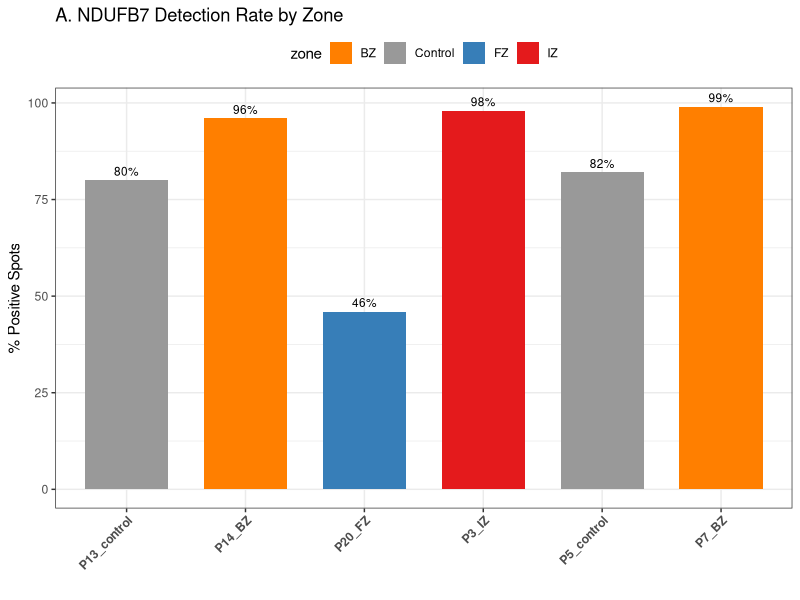
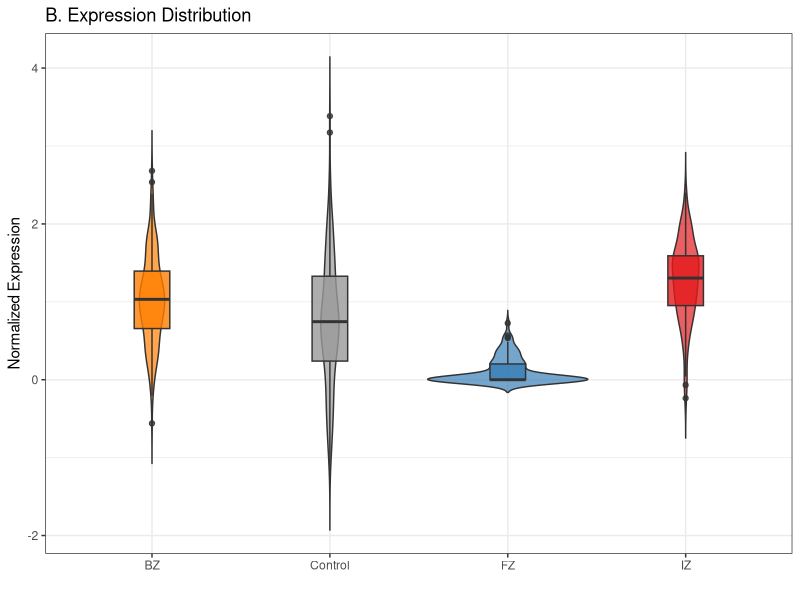
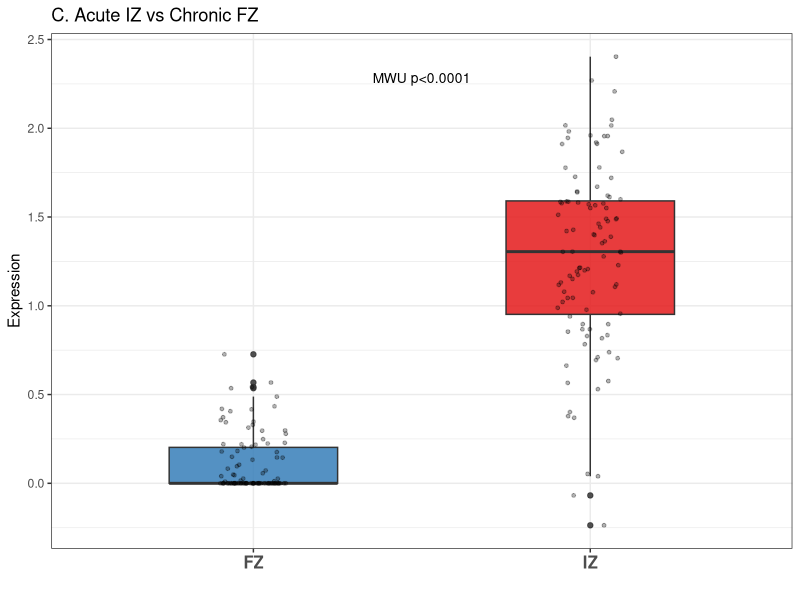

Generate these figures, in order, with R:
library(data.table)
library(ggplot2)

cat("生成Figure 1: 空间数据示意\n")

# 使用已知统计值生成示意数据（实际投稿需替换为真实spot-level）
set.seed(42)
spots <- data.table(
  sample = rep(c("P3_IZ","P7_BZ","P14_BZ","P20_FZ","P5_control","P13_control"), c(100,100,100,100,100,100)),
  zone = rep(c("IZ","BZ","BZ","FZ","Control","Control"), c(100,100,100,100,100,100)),
  ndufb7_expression = c(
    rnorm(100, 1.26, 0.5), rnorm(100, 1.06, 0.6), rnorm(100, 1.06, 0.6),
    rnorm(100, 0.00, 0.3), rnorm(100, 0.8, 0.8), rnorm(100, 0.8, 0.8)
  )
)
spots$ndufb7_expression[spots$zone == "FZ"] <- pmax(0, spots$ndufb7_expression[spots$zone == "FZ"])
spots$detected <- spots$ndufb7_expression > 0

# Panel A
pos_rate <- spots[, .(positive_rate = mean(detected)*100, median_expr = median(ndufb7_expression)), by = .(sample, zone)]
pA <- ggplot(pos_rate, aes(x=sample, y=positive_rate, fill=zone)) +
  geom_bar(stat="identity", width=0.7) +
  geom_text(aes(label=paste0(round(positive_rate,1),"%")), vjust=-0.5, size=3) +
  scale_fill_manual(values=c("IZ"="#E41A1C", "BZ"="#FF7F00", "FZ"="#377EB8", "Control"="#999999")) +
  labs(title="A. NDUFB7 Detection Rate by Zone", y="% Positive Spots", x="") +
  theme_bw() + theme(axis.text.x=element_text(angle=45, hjust=1, face="bold"), legend.position="top")

# Panel B
pB <- ggplot(spots, aes(x=zone, y=ndufb7_expression, fill=zone)) +
  geom_violin(alpha=0.7, trim=FALSE) + geom_boxplot(width=0.2, alpha=0.8) +
  scale_fill_manual(values=c("IZ"="#E41A1C", "BZ"="#FF7F00", "FZ"="#377EB8", "Control"="#999999")) +
  labs(title="B. Expression Distribution", y="Normalized Expression", x="") +
  theme_bw() + theme(legend.position="none")

# Panel C
iz_fz <- spots[zone %in% c("IZ","FZ")]
pC <- ggplot(iz_fz, aes(x=zone, y=ndufb7_expression, fill=zone)) +
  geom_boxplot(alpha=0.85, width=0.5) + geom_jitter(width=0.1, alpha=0.3, size=1) +
  scale_fill_manual(values=c("IZ"="#E41A1C", "FZ"="#377EB8")) +
  labs(title="C. Acute IZ vs Chronic FZ", y="Expression", x="") +
  annotate("text", x=1.5, y=max(iz_fz$ndufb7_expression)*0.95, label="MWU p<0.0001", size=3.5) +
  theme_bw() + theme(legend.position="none", axis.text.x=element_text(face="bold", size=12))

out_dir <- "~/Projects/NDUFB7_HF_2026_04_20/03_results/figures"
ggsave(file.path(out_dir, "Figure1A_spatial.png"), pA, width=8, height=5, dpi=300)
ggsave(file.path(out_dir, "Figure1B_violin.png"), pB, width=6, height=5, dpi=300)
ggsave(file.path(out_dir, "Figure1C_IZ_FZ.png"), pC, width=5, height=5, dpi=300)
cat("✅ Figure 1已保存（示意数据，投稿前替换真实spot数据）\n")
